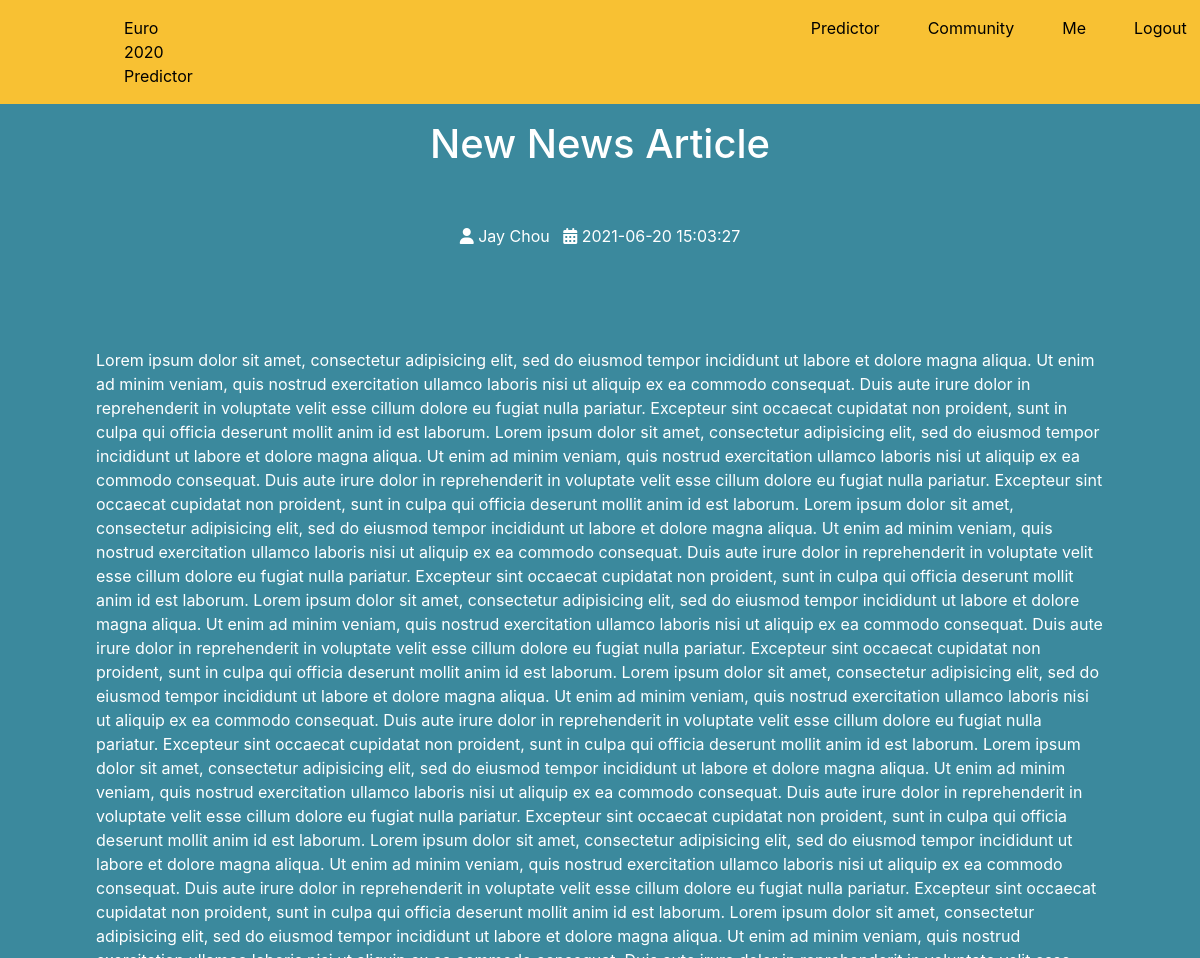
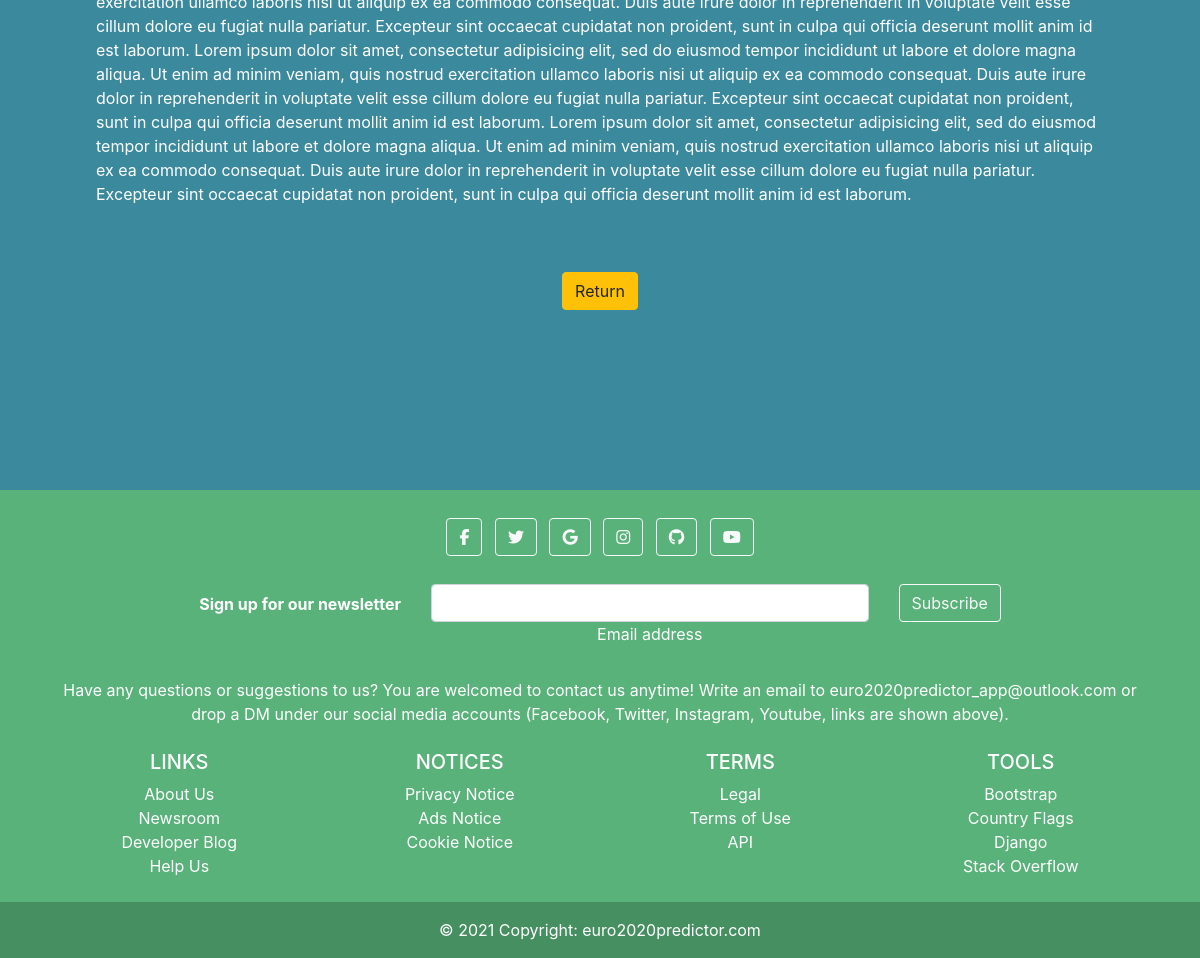
The page /detail_news/1/ on the database its author committed (2 pictures, top to bottom).
### euro/models.py (models this page shows, shortened)
class NewsArticle(models.Model):
    title = models.CharField(max_length=120)
    content = models.TextField()
    author = models.CharField(max_length=120)
    datetime = models.CharField(max_length=120, default='2000-01-01 00:00:00')

### euro/views.py (the view)
# urls.py: path('detail_news/<int:id>/', detail_news, name='detail_news'),
def detail_news(request, id):
    news = NewsArticle.objects.filter(id=id)[0]
    context = {
        'logged_in': True,
        'news': news
    }
    return render(request, 'detail_news.html', context)

### templates/detail_news.html (shortened to what this page needs)
{% extends 'base.html' %}
{% block body %}
{% load static %}
<div style="display: flex; flex-direction: row;">
    <div style="width: 8%;"></div>
    <div style="width: 84%;">
        <h1 class="tac">{{ news.title }}</h1>
        <br><br>
        <div class='tac'>
            <i class='fa fa-user'></i> {{ news.author }}
            <i class='fa fa-calendar'></i> {{ news.datetime }}
            <br> <div style="height: 50px;"></div>
            <div style="height: 50px;"></div>
            <div style="text-align: start;">
                <p>{{ news.content }}</p>
            </div>
            <div style="height: 50px;"></div>
            <a href="{% url 'newsroom' %}"><button class="btn btn-warning">Return</button></a>
        </div>
    </div>
</div>
{% endblock %}

### templates/base.html (style rules this page uses)
.tac { text-align: center; }
body { background-color: rgb(59, 137, 157); color: white; }

### rows shown on the page
NewsArticle: title "New News Article", author "Jay Chou", datetime "2021-06-20 15:03:27", content "Lorem ipsum dolor sit amet, consectetur adipisicing elit, sed do eiusmod tempor incididunt ut labore et dolore magna aliqua. Ut enim ad minim veniam, quis nostrud exercitation ullamco laboris nisi ut aliquip ex ea commodo consequat. Duis aute irure dolor in reprehenderit in voluptate velit esse cillum dolore eu fugiat nulla pariatur. Excepteur sint occaecat cupidatat non proident, sunt in culpa qui officia deserunt mollit anim id est laborum. Lorem ipsum dolor sit amet, consectetur adipisicing elit, sed do eiusmod tempor incididunt ut labore et dolore magna aliqua. Ut enim ad minim veniam, quis nostrud exercitation ullamco laboris nisi ut aliquip ex ea commodo consequat. Duis aute irure…"
